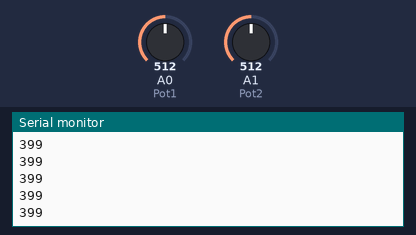
The sketch below on a simulated Arduino Uno, built with avr-gcc and run on an emulated ATmega328P. On the bench: the last lines printed to the serial monitor. Inputs (shaded band) come from the test bench; at power-on: A0 (Pot1) = 512, A1 (Pot2) = 512.

Above: at 1.2 s.
1.3 s: A0 (Pot1) set to 716
At 1.31 s:
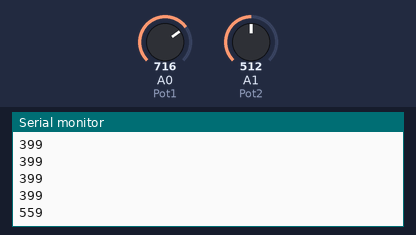
2.8 s: A1 (Pot2) set to 306
At 2.82 s:
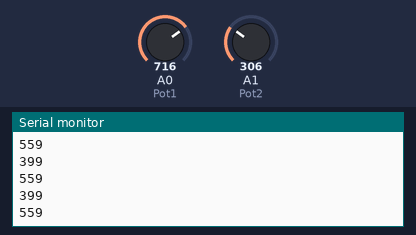
4.3 s: A0 (Pot1) set to 900
At 4.34 s:
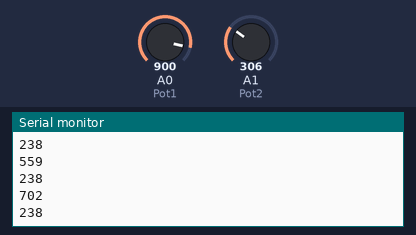
5.8 s: A1 (Pot2) set to 122
At 5.85 s:
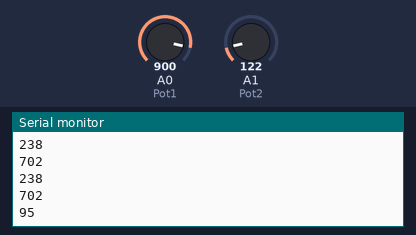
Timing chart, 0 to 8.3 s (numbered marks = the images above; inputs shaded):
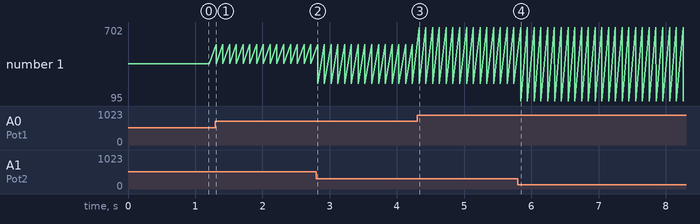

The sketch:

primer_20_arduino.ino
```cpp
const int Pot1= A0;
const int Pot2= A1;
void setup()
{
  Serial.begin (115200);
}

void loop()
{
 int val1 = map(analogRead(Pot1),0,1023,0,799);
 int val2 = map(analogRead(Pot2),0,1023,0,799);
 Serial.println(val1);
 Serial.println(val2);
 delay(100);
}
```

Measured:
- after the input at 1.3 s, the serial monitor: prints a new line at once (image 1)
- after the input at 4.3 s, the serial monitor: prints a new line at once (image 3)
- after the input at 5.8 s, the serial monitor: prints a new line at once (image 4)
- plotted number 1: 399 → 238 after the input at 2.8 s, 238 → 95 after the input at 5.8 s
